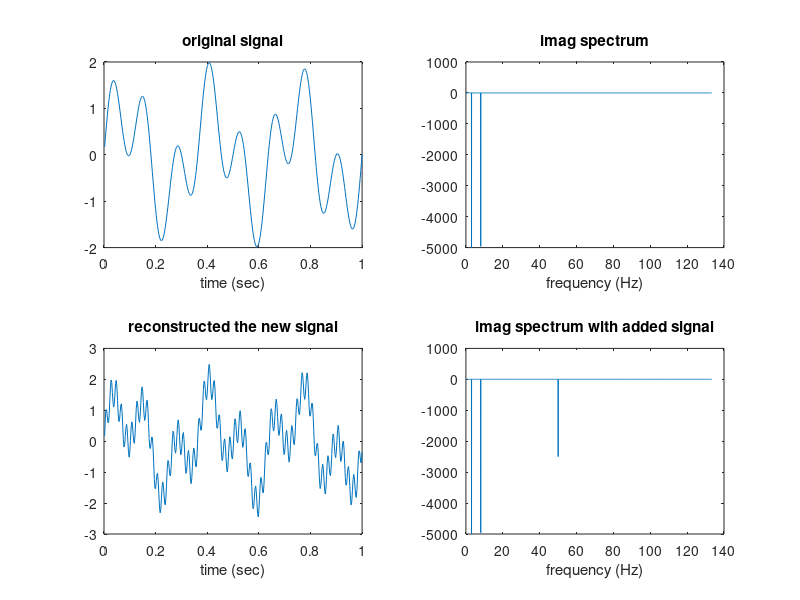

The MATLAB source for this figure:
clear
clc
clf
rows = 2;
cols = 2;
% set up two sine waves
dt = 1/400      % sampling period (sec)
N = 10000     % number of points
f1 = 3          % first frequency
f2 = 8          % second frequency
t = (1:N) * dt;   % time array for plotting
x = sin(2*pi*f1*t) + sin(2*pi*f2*t);        % the signal
subplot(rows, cols, 1)    % plot it
plot(t(1:(1/dt)), x(1:(1/dt)))
title('original signal')
xlabel('time (sec)')
df = 1 / t(end)       % the frequency interval
fmax = df * N / 2 
Y = fft(x);         % perform the transform
f = (1:N) * 2 * fmax / N; % frequencies for plotting
subplot(rows, cols, 2)    % plot the imaginary part
plot(f(1:N/3), imag(Y(1:N/3)))
title('imag spectrum')
xlabel('frequency (Hz)')
% find the maximum value and location
[level1, index1] = max(imag(Y(1:(N/2))).^2)
[level2, index2] = max(imag(Y((N/2+1):end)).^2)
newF = 50
newBasic = 50 / df
newI1 = newBasic + 1
newI2 = N - newBasic + 1
newV = complex(0, -sqrt(level1)/2)
Y(newI1) = newV;
Y(newI2) = -newV;
subplot(rows, cols, 4)    % plot the imaginary part
plot(f(1:N/3), imag(Y(1:N/3)))
title('imag spectrum with added signal')
xlabel('frequency (Hz)')
y = ifft(Y);
subplot(rows, cols, 3)
plot(t(1:(1/dt)), y(1:(1/dt)))
title('reconstructed the new signal')
xlabel('time (sec)')
